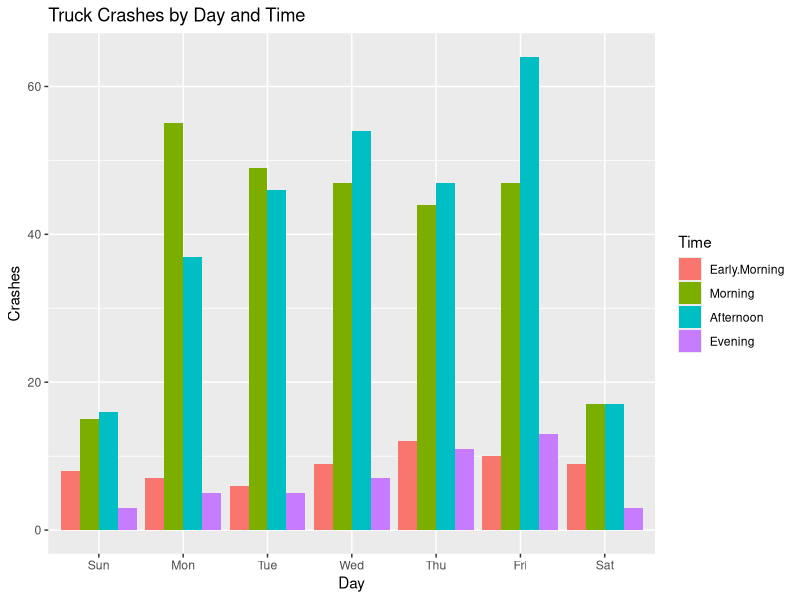
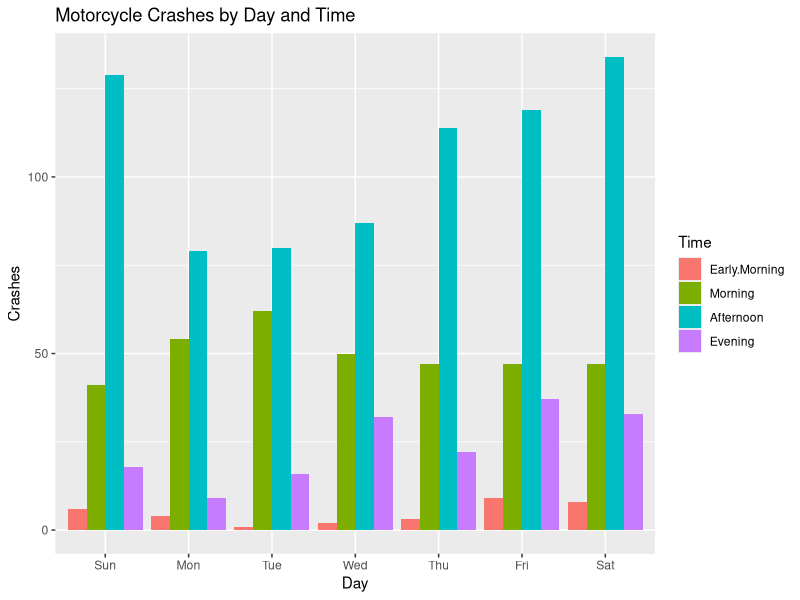
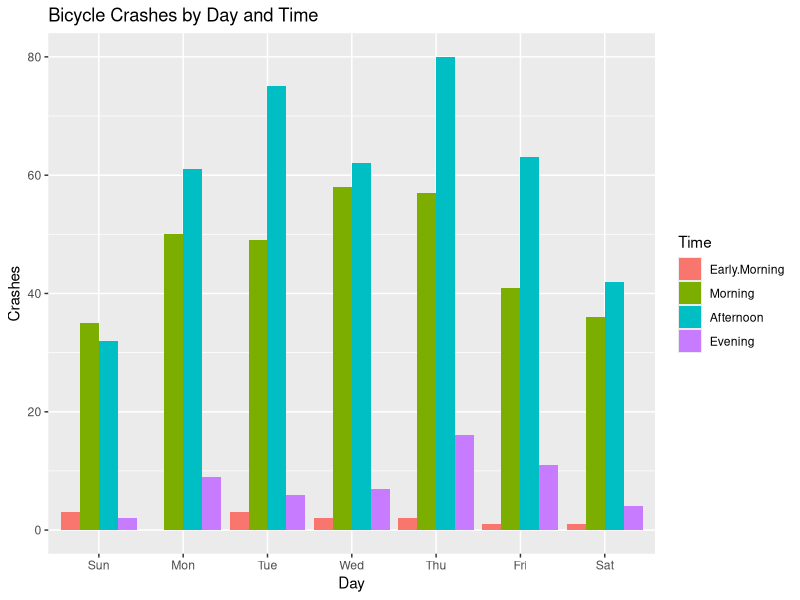
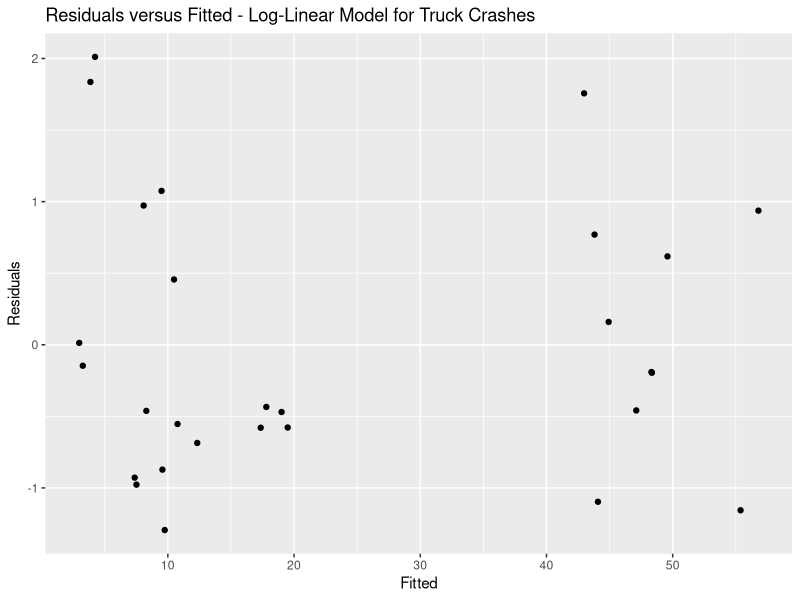
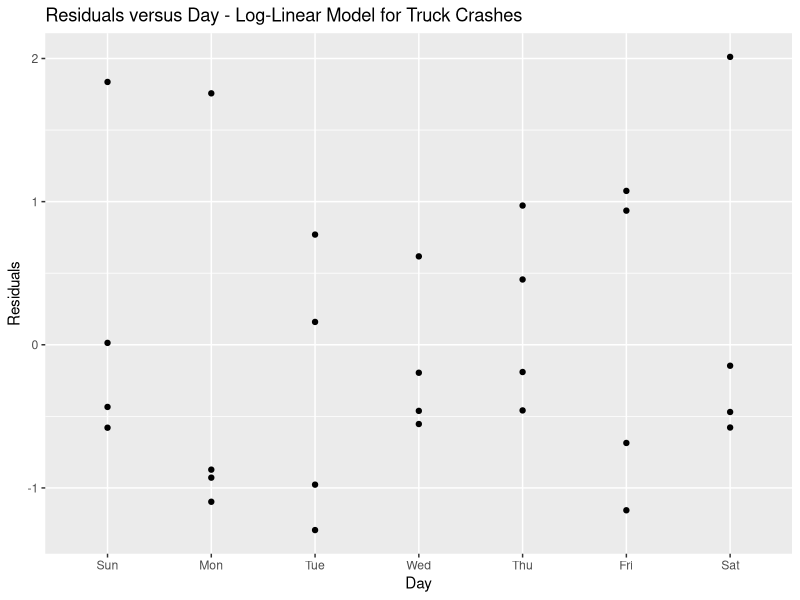
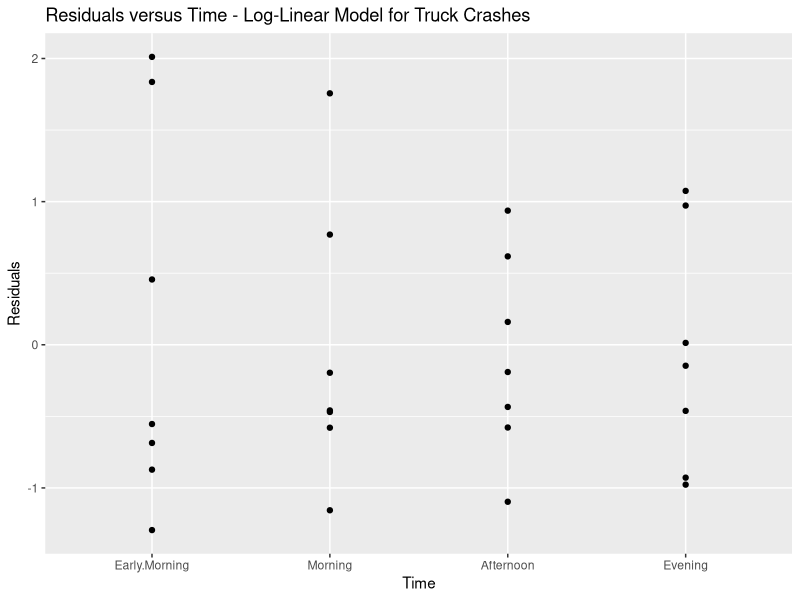
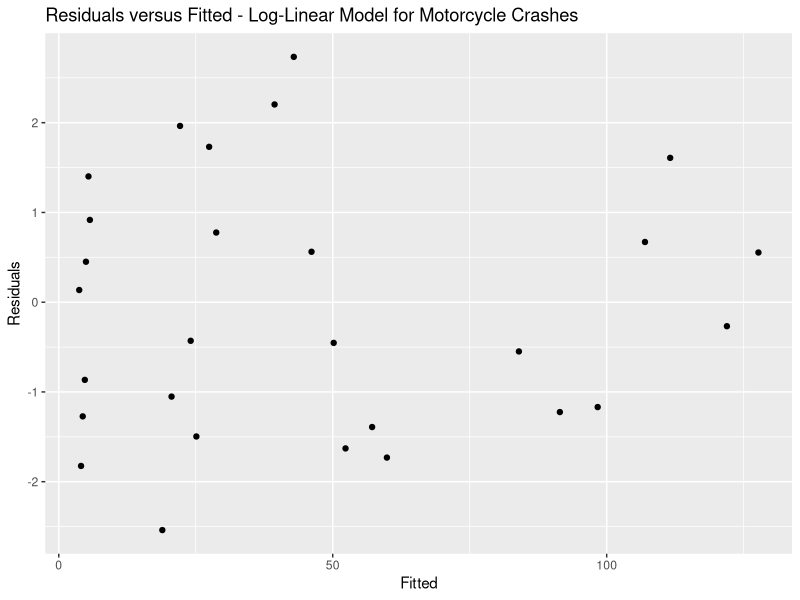
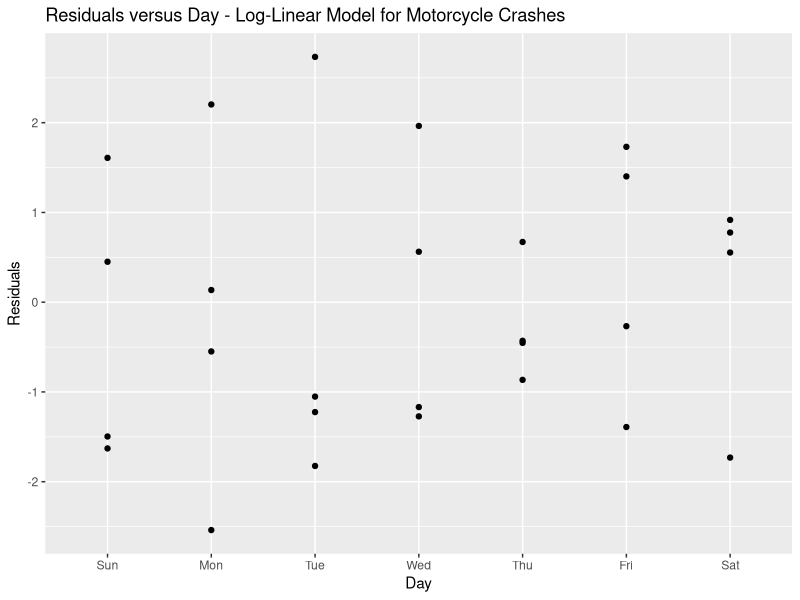

Here is the R script that generated these plots, in order: (Note: this script raises an error after producing the figures.)
# Sam Oliszewski
# ST 595
# Bhattacharyya
# February 1, 2018
# Technical Report 2

library(VGAM)
library(tidyverse)
library(MASS)

# Read in each of the datasets and convert to format with three columns: Hour, Day, Crashes
crash.t <- crashtr %>% mutate(Hour = row_number()-1) %>% 
          gather(-Hour, key="Day",value="Crashes") %>%
          mutate(Time = cut(Hour,
                            breaks = c(-1, 5.5, 11.5, 18.5, 25),
                            labels = c("Early.Morning", "Morning", "Afternoon", "Evening")), 
                 Day = as.character(Day)) %>%
          group_by(Day, Time) %>% 
          summarize(Crashes = sum(Crashes))

crash.t$Day <- factor(crash.t$Day, levels=c("Sun","Mon","Tue","Wed","Thu","Fri","Sat"))

crash.m <- crashmc %>% mutate(Hour = row_number()-1) %>% 
          gather(-Hour, key="Day",value="Crashes") %>%
          mutate(Time = cut(Hour,
                            breaks = c(-1, 5.5, 11.5, 18.5, 25),
                            labels = c("Early.Morning", "Morning", "Afternoon", "Evening")), 
                 Day = as.character(Day)) %>%
          group_by(Day, Time) %>% 
          summarize(Crashes = sum(Crashes))

crash.m$Day <- factor(crash.m$Day, levels=c("Sun","Mon","Tue","Wed","Thu","Fri","Sat"))

crash.b <- crashbc %>% mutate(Hour = row_number()-1) %>% 
          gather(-Hour, key="Day",value="Crashes") %>%
          mutate(Time = cut(Hour,
                            breaks = c(-1, 5.5, 11.5, 18.5, 25),
                            labels = c("Early.Morning", "Morning", "Afternoon", "Evening")), 
                 Day = as.character(Day)) %>%
          group_by(Day, Time) %>% 
          summarize(Crashes = sum(Crashes))

crash.b$Day <- factor(crash.b$Day, levels=c("Sun","Mon","Tue","Wed","Thu","Fri","Sat"))

# Determine number of zero counts in data
filter(crash.t, Crashes == 0)
filter(crash.m, Crashes == 0)
filter(crash.b, Crashes == 0) # Only one zero count in all three datasets, no evidence of zero-inflation 

# Explore relationship between time of day, day of week, and number of crashes
ggplot(crash.t, aes(Day, Crashes, fill=Time)) +
  geom_col(position="dodge") + 
  labs(title="Truck Crashes by Day and Time")

ggplot(crash.m, aes(Day, Crashes, fill=Time)) +
  geom_col(position="dodge") +
  labs(title="Motorcycle Crashes by Day and Time")

ggplot(crash.b, aes(Day, Crashes, fill=Time)) +
  geom_col(position="dodge") +
  labs(title="Bicycle Crashes by Day and Time")

# Fit a log-linear model to determine dispersion parameter
crash.t.mod.ll <- glm(Crashes ~ Day + Time, family=poisson, data=crash.t) 
crash.m.mod.ll <- glm(Crashes ~ Day + Time, family=poisson, data=crash.m)
crash.b.mod.ll <- glm(Crashes ~ Day + Time, family=poisson, data=crash.b)
summary(crash.t.mod.ll) # Dispersion parameter (residual deviance): 23.859/18 = 1.33
summary(crash.m.mod.ll) # Dispersion parameter (residual deviance): 53.165/18 = 2.95
summary(crash.b.mod.ll) # Dispersion parameter (residual deviance): 20.242/18 = 1.12

# Check residuals for log-linear models
ggplot(data=crash.t, aes(crash.t.mod.ll$fitted.values, resid(crash.t.mod.ll))) + 
  geom_point() + 
  labs(y="Residuals", x="Fitted", title="Residuals versus Fitted - Log-Linear Model for Truck Crashes")
ggplot(data=crash.t, aes(Day, resid(crash.t.mod.ll))) + 
  geom_point() + 
  labs(y="Residuals", title="Residuals versus Day - Log-Linear Model for Truck Crashes")
ggplot(data=crash.t, aes(Time, resid(crash.t.mod.ll))) + 
  geom_point() + 
  labs(y="Residuals", title="Residuals versus Time - Log-Linear Model for Truck Crashes")

ggplot(data=crash.m, aes(crash.m.mod.ll$fitted.values, resid(crash.m.mod.ll))) + 
  geom_point() + 
  labs(y="Residuals", x="Fitted", title="Residuals versus Fitted - Log-Linear Model for Motorcycle Crashes")
ggplot(data=crash.m, aes(Day, resid(crash.m.mod.ll))) + 
  geom_point() + 
  labs(y="Residuals", title="Residuals versus Day - Log-Linear Model for Motorcycle Crashes")
ggplot(data=crash.m, aes(Time, resid(crash.m.mod.ll))) + 
  geom_point() + 
  labs(y="Residuals", title="Residuals versus Time - Log-Linear Model for Motorcycle Crashes")

ggplot(data=crash.b, aes(crash.b.mod.ll$fitted.values, resid(crash.b.mod.ll))) + 
  geom_point() + 
  labs(y="Residuals", x="Fitted", title="Residuals versus Fitted - Log-Linear Model for Bicycle Crashes")
ggplot(data=crash.b, aes(Day, resid(crash.b.mod.ll))) + 
  geom_point() + 
  labs(y="Residuals", title="Residuals versus Day - Log-Linear Model for Bicycle Crashes")
ggplot(data=crash.b, aes(Time, resid(crash.b.mod.ll))) + 
  geom_point() + 
  labs(y="Residuals", title="Residuals versus Time - Log-Linear Model for Bicycle Crashes")

# Fit negative binomial models to the data to account for evidence of over dispersion
crash.m.mod.nb <- glm.nb(Crashes ~ Day + Time, data=crash.m)
summary(crash.m.mod.nb) 

# Check residuals from fitted model
ggplot(data=crash.m, aes(crash.m.mod.nb$fitted.values, resid(crash.m.mod.nb))) + 
  geom_point() + 
  labs(y="Residuals", x="Fitted", title="Residuals versus Fitted - Negative Binomial Model for Motorcycle Crashes")
ggplot(data=crash.m, aes(Day, resid(crash.m.mod.nb))) + 
  geom_point() + 
  labs(y="Residuals", title="Residuals versus Day - Negative Binomial Model for Motorcycle Crashes")
ggplot(data=crash.m, aes(Time, resid(crash.m.mod.nb))) + 
  geom_point() + 
  labs(y="Residuals", title="Residuals versus Time - Negative Binomial Model for Motorcycle Crashes")

# Predict the number of bicycle crashes that we expect to observe on a Wednesday afternoon
Day <- "Wed"
Time <- "Afternoon"
predict.data <- data.frame(Day,Time)

predictions <- predict(crash.b.mod.nb, predict.data, type="response", se.fit=TRUE)

to_predict <- mutate(predict.data, Row = row_number())
(prediction_summary <- data.frame(predictions) %>% 
    group_by(Row = row_number()) %>% 
    summarize(Estimate = round(fit,2), Lower.Bound = round(fit - se.fit,2), Upper.Bound = round(fit + se.fit,2), 
              SE = round(se.fit,2)) %>% left_join(to_predict) %>% 
    as.data.frame())
